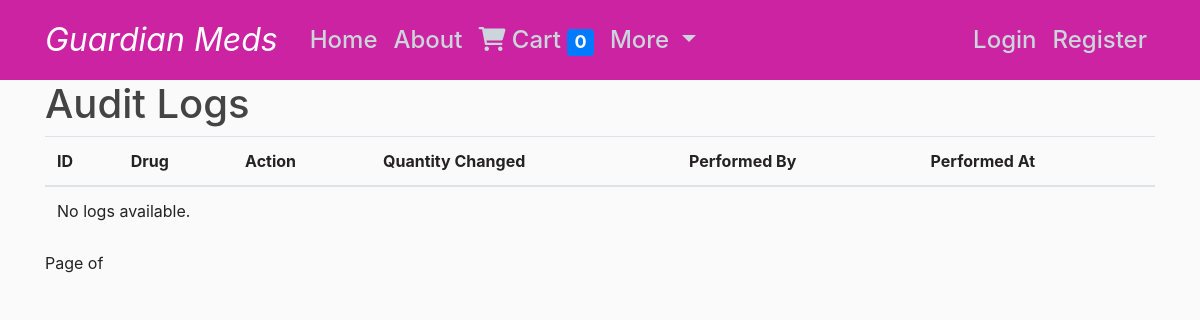
The page /audit-logs/ on the database as committed earlier.
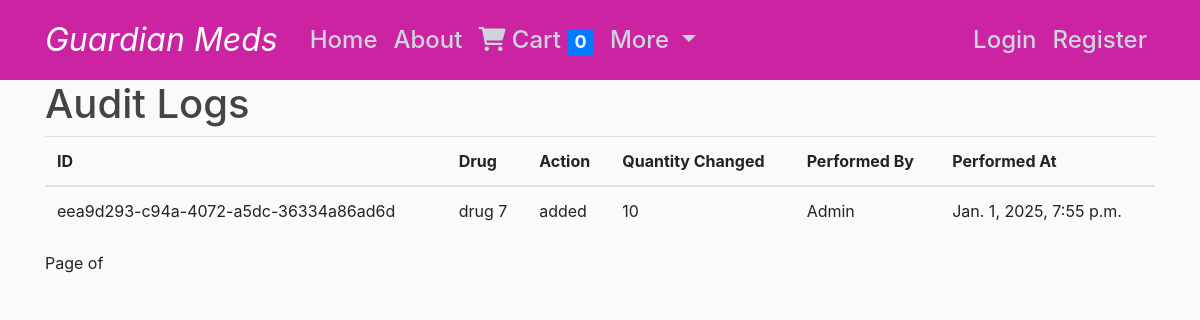
The same page on the database as committed later.
### pharmacy/models.py (models this page shows, shortened)
class AuditLog(models.Model):
    id = models.UUIDField(primary_key=True, default=uuid.uuid4, editable=False)
    drug = models.ForeignKey(Drug, on_delete=models.CASCADE, related_name='audit_logs')
    action = models.CharField(max_length=50)  # e.g., 'added', 'updated', 'deleted'
    quantity_changed = models.IntegerField()  # Can be positive or negative
    performed_by = models.CharField(max_length=255)  # Can link to a User or Staff model
    performed_at = models.DateTimeField(auto_now_add=True)

class Drug(models.Model):
    STOCK_STATUS_CHOICES = [
        ('in_stock', 'In Stock'),
        ('sold', 'Sold'),
        ('out_of_stock', 'Out of Stock'),
    ]
    id = models.UUIDField(primary_key=True, default=uuid.uuid4, editable=False)
    name = models.CharField(max_length=255)
    description = models.TextField()
    image_url = models.URLField(max_length=500)  # To store the image path or URL
    type = models.ForeignKey(Type, on_delete=models.CASCADE, related_name='drugs')
    cart = models.ForeignKey(Cart, on_delete=models.CASCADE, related_name='drugs', null=True, blank=True)
    price = models.DecimalField(max_digits=10, decimal_places=2)
    expiry = models.DateTimeField()
    stock = models.PositiveIntegerField(default=0)
    created_at = models.DateTimeField(auto_now_add=True)
    stock_status = models.CharField(
        max_length=15,
        choices=STOCK_STATUS_CHOICES,
        default='in_stock',
    )  # New field to track stock status

### pharmacy/views.py (the view, shortened to what this page needs)
# urls.py: path("audit-logs/", AuditLogListView.as_view(), name="audit-log-list"),
class AuditLogListView(ListView):
    model = AuditLog
    template_name = "pharmacy/audit_log_list.html"
    context_object_name = "audit_logs"
    paginate_by = 10  # Optional: paginate the logs
    def get_queryset(self):
        queryset = super().get_queryset()
        drug_id = self.request.GET.get("drug")
        performed_by = self.request.GET.get("performed_by")
        if drug_id:
            queryset = queryset.filter(drug_id=drug_id)
        if performed_by:
            queryset = queryset.filter(performed_by=performed_by)
        return queryset.order_by("-performed_at")  # Latest logs first

### pharmacy/templates/pharmacy/audit_log_list.html (shortened to what this page needs)
{% extends "pharmacy/base.html" %}
{% block content %}
<h1>Audit Logs</h1>
<table class="table">
    <thead>
        <tr>
            <th>ID</th>
            <th>Drug</th>
            <th>Action</th>
            <th>Quantity Changed</th>
            <th>Performed By</th>
            <th>Performed At</th>
        </tr>
    </thead>
    <tbody>
        {% for log in audit_logs %}
        <tr>
            <td>{{ log.id }}</td>
            <td>{{ log.drug.name }}</td>
            <td>{{ log.action }}</td>
            <td>{{ log.quantity_changed }}</td>
            <td>{{ log.performed_by }}</td>
            <td>{{ log.performed_at }}</td>
        </tr>
        {% empty %}
        <tr>
            <td colspan="6">No logs available.</td>
        </tr>
        {% endfor %}
    </tbody>
</table>
<div class="pagination">
    <span>Page {{ audit_logs.number }} of {{ audit_logs.paginator.num_pages }}</span>
</div>
{% endblock %}

Rows that differ between the two databases and show on the page:
added AuditLog: id "eea9d293-c94a-4072-a5dc-36334a86ad6d", drug.name "drug 7", action "added", quantity_changed "10", performed_by "Admin", performed_at "Jan. 1, 2025, 7:55 p.m."
Other text that changed with them:
text no longer shown: "No logs available."
